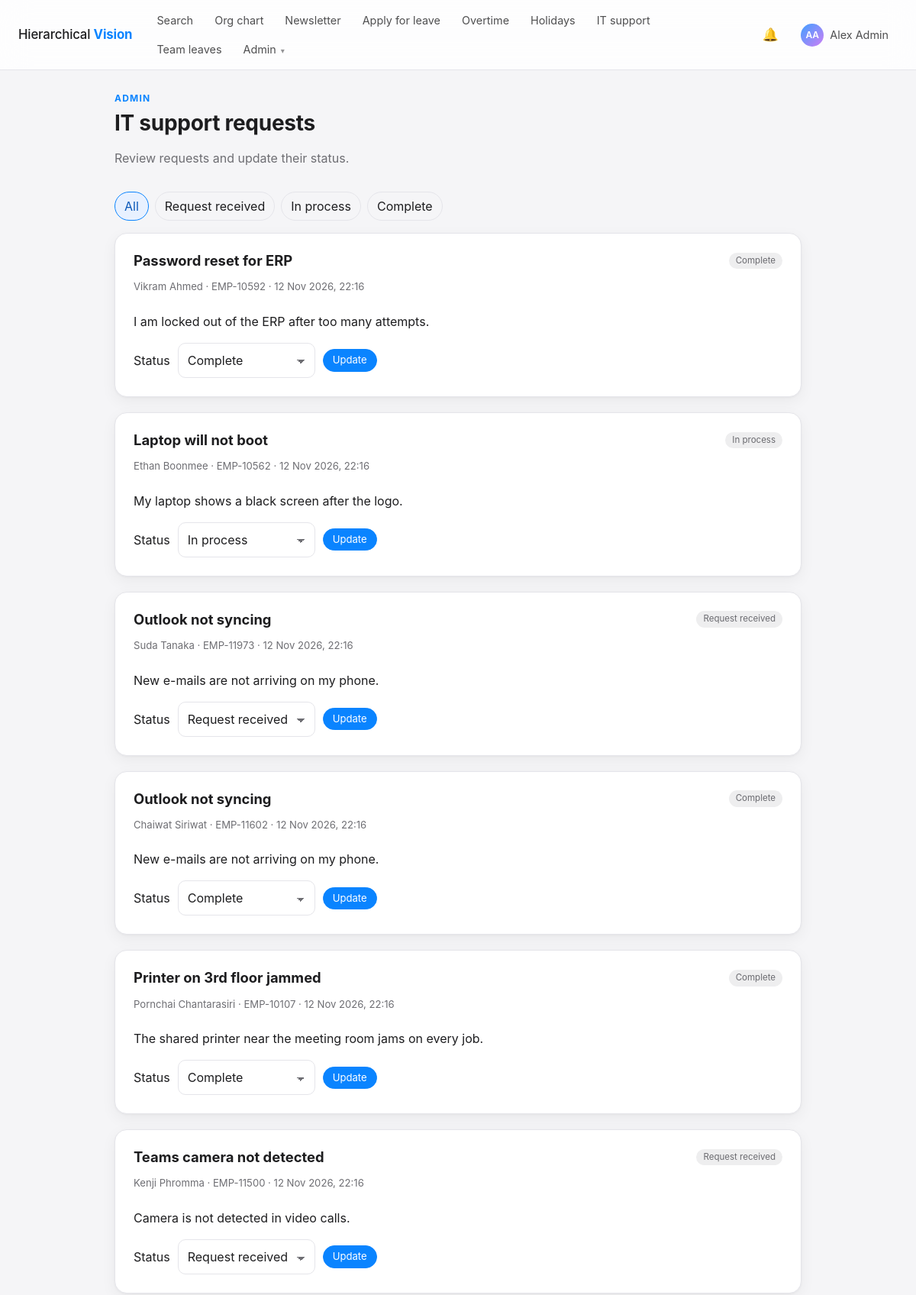
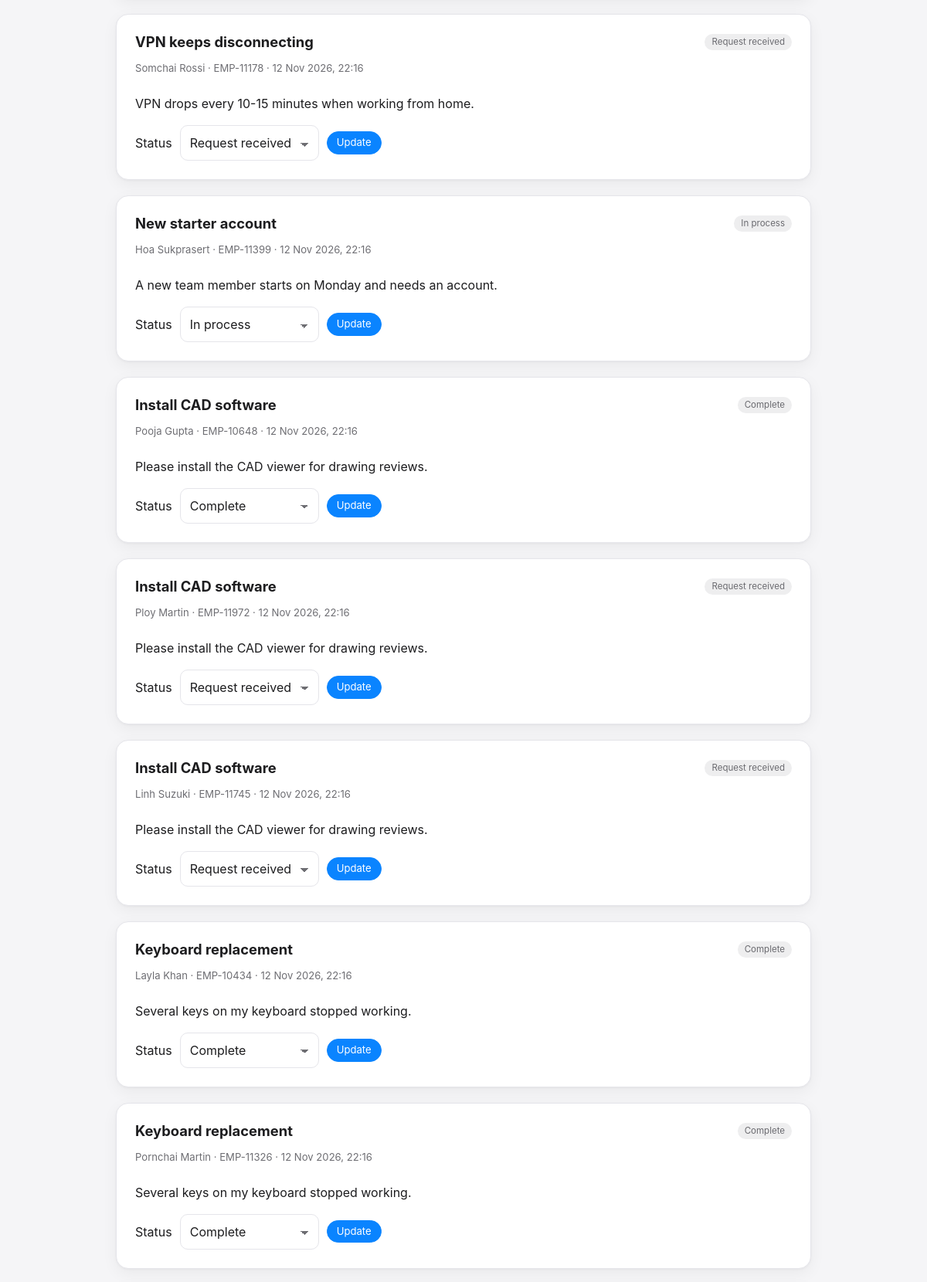
The page /support/inbox/ (signed in, upper part) on the database its author committed (2 pictures, top to bottom).
### accounts/models.py (models this page shows, shortened)
class User(AbstractBaseUser, PermissionsMixin):
    employee_id = models.CharField(
        max_length=30, unique=True, validators=[employee_id_validator], help_text="e.g. EMP-105. Used to sign in."
    )
    email = models.EmailField("email address", unique=True)
    full_name = models.CharField(max_length=150)
    position = models.CharField(max_length=120, blank=True)
    role = models.CharField(max_length=10, choices=Role.choices, default=Role.EMPLOYEE, db_index=True)
    manager = models.ForeignKey(
        "self",
        null=True,
        blank=True,
        on_delete=models.SET_NULL,
        related_name="direct_reports",
        verbose_name="Peer / Reporting manager",
    )
    contact_info = models.CharField("contact information", max_length=255, blank=True)
    description = models.TextField(blank=True)
    profile_picture = models.ImageField(
        upload_to=profile_picture_path, blank=True, null=True, validators=[FileExtensionValidator(IMAGE_EXTENSIONS), validate_image_size, validate_image_dimensions, validate_image_content]
    )
    background_image = models.ImageField(
        upload_to=background_image_path, blank=True, null=True, validators=[FileExtensionValidator(IMAGE_EXTENSIONS), validate_image_size, validate_image_dimensions, validate_image_content]
    )
    newsletter_publisher = models.BooleanField(
        "may publish to the newsletter", default=False,
        help_text="Lets this employee/manager post in the company newsletter (Admins can always post).",
    )
    leave_dashboard = models.CharField(
        "leave & OT dashboard access", max_length=5, choices=DashboardAccess.choices, default=DashboardAccess.NONE,
        blank=True, help_text="Managers only: lets this manager open the daily leave & OT dashboard (set by Admins).",
    )
    is_active = models.BooleanField(default=True)
    is_staff = models.BooleanField(default=False, editable=False)
    date_joined = models.DateTimeField(auto_now_add=True)
    objects = UserManager()
    USERNAME_FIELD = "employee_id"
    EMAIL_FIELD = "email"
    REQUIRED_FIELDS = ["email", "full_name"]
    class Meta:
        ordering = ["full_name"]
    @property
    def initials(self):
        parts = [p for p in self.full_name.split() if p]
        if not parts:
            return self.employee_id[:2].upper()
        return (parts[0][0] + (parts[-1][0] if len(parts) > 1 else "")).upper()
    @property
    def is_admin(self):
        return self.role == Role.ADMIN
    @property
    def can_approve_leaves(self):
        return self.role in (Role.ADMIN, Role.MANAGER)
    @property
    def can_view_leave_dashboard(self):
        return self.is_admin or (self.is_manager_role and self.leave_dashboard in (DashboardAccess.TEAM, DashboardAccess.ALL))

### support/models.py (models this page shows, shortened)
class SupportRequest(models.Model):
    class Status(models.TextChoices):
        RECEIVED = "received", "Request received"
        IN_PROGRESS = "in_progress", "In process"
        COMPLETE = "complete", "Complete"
    requester = models.ForeignKey(settings.AUTH_USER_MODEL, on_delete=models.PROTECT, related_name="support_requests")
    subject = models.CharField(max_length=150)
    description = models.TextField(max_length=5000)
    status = models.CharField(max_length=20, choices=Status.choices, default=Status.RECEIVED, db_index=True)
    created_at = models.DateTimeField(auto_now_add=True)
    updated_at = models.DateTimeField(auto_now=True)
    class Meta:
        ordering = ["-created_at", "-pk"]

### support/views.py (the view)
# urls.py: path("inbox/", views.inbox, name="inbox"),
@login_required
def inbox(request):
    require_admin(request.user)
    status = request.GET.get("status", "")
    tickets = SupportRequest.objects.select_related("requester")
    if status in SupportRequest.Status.values:
        tickets = tickets.filter(status=status)
    page = Paginator(tickets, 15).get_page(request.GET.get("page"))
    return render(request, "support/inbox.html", {"page": page, "extra": f"&status={status}" if status in SupportRequest.Status.values else "", "tickets": page.object_list, "statuses": SupportRequest.Status.choices, "selected_status": status})

### notifications/context_processors.py (called while the page is built)
def unread_notifications(request):
    user = getattr(request, "user", None)
    if user is not None and user.is_authenticated:
        return {"unread_count": Notification.objects.filter(recipient=user, is_read=False).count()}
    return {}

### support/views.py (called while the page is built)
def require_admin(user):
    if not user.is_admin:
        raise PermissionDenied

### templates/support/inbox.html (shortened to what this page needs)
{% extends "base.html" %}
{% block content %}
<div class="support-inbox"><div class="row-between"><div><p class="eyebrow">ADMIN</p><h1>IT support requests</h1><p class="muted">Review requests and update their status.</p></div></div>
<nav class="filter-tabs" aria-label="Filter support requests"><a href="{% url 'support:inbox' %}" {% if not selected_status %}aria-current="page"{% endif %}>All</a>{% for code,label in statuses %}<a href="?status={{ code }}" {% if selected_status == code %}aria-current="page"{% endif %}>{{ label }}</a>{% endfor %}</nav>
{% for ticket in tickets %}<article class="card support-ticket"><div class="row-between"><h2>{{ ticket.subject }}</h2><span class="pill">{{ ticket.get_status_display }}</span></div><p class="muted small">{{ ticket.requester.full_name }} · {{ ticket.requester.employee_id }} · {{ ticket.created_at|date:"d M Y, H:i" }}</p><div class="ticket-body">{{ ticket.description|linebreaksbr }}</div>
<form method="post" action="{% url 'support:update' ticket.pk %}" class="status-form">{% csrf_token %}<label for="status-{{ ticket.pk }}">Status</label><select name="status" id="status-{{ ticket.pk }}">{% for code,label in statuses %}<option value="{{ code }}" {% if ticket.status == code %}selected{% endif %}>{{ label }}</option>{% endfor %}</select><button class="btn btn-primary btn-sm" type="submit">Update</button></form></article>{% empty %}<div class="card empty-state">No requests found.</div>{% endfor %}
{% include "partials/_pager.html" %}</div>
{% endblock %}

### templates/base.html (shortened to what this page needs)
{% load static %}<!DOCTYPE html>
<html lang="en">
<head>
  <link rel="stylesheet" href="{% static 'css/app.css' %}">
</head>
<body class="{% block body_class %}{% endblock %}">
<header class="topbar">
  <a class="brand" href="{% url 'accounts:home' %}">Hierarchical <b>Vision</b></a>
  {% with view=request.resolver_match.view_name %}
  <nav aria-label="Main">
    <a href="{% url 'accounts:home' %}" class="{% if view == 'accounts:home' or view == 'accounts:search' %}active{% endif %}">Search</a>
    <a href="{% url 'accounts:org_chart' %}" class="{% if view == 'accounts:org_chart' %}active{% endif %}">Org chart</a>
    <a href="{% url 'newsletter:list' %}" class="{% if 'newsletter:' in view %}active{% endif %}">Newsletter</a>
    {% if user.is_authenticated %}
    <a href="{% url 'leaves:apply' %}" class="{% if view == 'leaves:apply' %}active{% endif %}">Apply for leave</a>
    <a href="{% url 'leaves:overtime' %}" class="{% if 'leaves:overtime' in view %}active{% endif %}">Overtime</a>
    <a href="{% url 'leaves:holidays' %}" class="{% if view == 'leaves:holidays' %}active{% endif %}">Holidays</a>
    <a href="{% url 'support:create' %}" class="{% if view == 'support:create' %}active{% endif %}">IT support</a>
    {% if user.can_approve_leaves %}<a href="{% url 'leaves:team' %}" class="{% if view == 'leaves:team' %}active{% endif %}">Team leaves</a>{% endif %}
    {% if user.is_admin %}
    <details class="menu">
      <summary>Admin</summary>
    </details>
    {% endif %}
    {% endif %}
  </nav>
  {% endwith %}
  {% if user.is_authenticated %}
  <div class="topbar-right">
    <a class="icon-btn" href="{% url 'notifications:list' %}" title="Notifications" aria-label="Notifications">&#128276;{% if unread_count %}<span class="badge-count">{{ unread_count }}</span>{% endif %}</a>
    <details class="menu">
      <summary class="user-chip">{% include "partials/_avatar.html" with person=user size="sm" %}<span class="name">{{ user.full_name }}</span></summary>
    </details>
  </div>
  {% else %}
  <div class="topbar-right"><a class="btn btn-sm" href="{% url 'accounts:login' %}">Sign in</a></div>
  {% endif %}
</header>
{% block main %}
<main id="main" class="container{% block container_class %}{% endblock %}">
  {% block content %}{% endblock %}
</main>
{% endblock %}
</body>
</html>

### templates/partials/_avatar.html
{% if person.profile_picture %}<img class="avatar {{ size|default:'' }}" src="{{ person.profile_picture.url }}" alt="{{ person.full_name }}">{% else %}<span class="avatar avatar-initials {{ size|default:'' }}">{{ person.initials }}</span>{% endif %}

### rows shown on the page
User: initials "AA", full_name "Alex Admin"
SupportRequest: subject "Password reset for ERP", status "Complete", requester.full_name "Vikram Ahmed", requester.employee_id "EMP-10592", created_at "12 Nov 2026, 22:16", description "I am locked out of the ERP after too many attempts."
SupportRequest: subject "Laptop will not boot", status "In process", requester.full_name "Ethan Boonmee", requester.employee_id "EMP-10562", created_at "12 Nov 2026, 22:16", description "My laptop shows a black screen after the logo."
SupportRequest: subject "Outlook not syncing", status "Request received", requester.full_name "Suda Tanaka", requester.employee_id "EMP-11973", created_at "12 Nov 2026, 22:16", description "New e-mails are not arriving on my phone."
SupportRequest: subject "Outlook not syncing", status "Complete", requester.full_name "Chaiwat Siriwat", requester.employee_id "EMP-11602", created_at "12 Nov 2026, 22:16", description "New e-mails are not arriving on my phone."
SupportRequest: subject "Printer on 3rd floor jammed", status "Complete", requester.full_name "Pornchai Chantarasiri", requester.employee_id "EMP-10107", created_at "12 Nov 2026, 22:16", description "The shared printer near the meeting room jams on every job."
SupportRequest: subject "Teams camera not detected", status "Request received", requester.full_name "Kenji Phromma", requester.employee_id "EMP-11500", created_at "12 Nov 2026, 22:16", description "Camera is not detected in video calls."
SupportRequest: subject "VPN keeps disconnecting", status "Request received", requester.full_name "Somchai Rossi", requester.employee_id "EMP-11178", created_at "12 Nov 2026, 22:16", description "VPN drops every 10-15 minutes when working from home."
SupportRequest: subject "New starter account", status "In process", requester.full_name "Hoa Sukprasert", requester.employee_id "EMP-11399", created_at "12 Nov 2026, 22:16", description "A new team member starts on Monday and needs an account."
SupportRequest: subject "Install CAD software", status "Complete", requester.full_name "Pooja Gupta", requester.employee_id "EMP-10648", created_at "12 Nov 2026, 22:16", description "Please install the CAD viewer for drawing reviews."
SupportRequest: subject "Install CAD software", status "Request received", requester.full_name "Ploy Martin", requester.employee_id "EMP-11972", created_at "12 Nov 2026, 22:16", description "Please install the CAD viewer for drawing reviews."
SupportRequest: subject "Install CAD software", status "Request received", requester.full_name "Linh Suzuki", requester.employee_id "EMP-11745", created_at "12 Nov 2026, 22:16", description "Please install the CAD viewer for drawing reviews."
SupportRequest: subject "Keyboard replacement", status "Complete", requester.full_name "Layla Khan", requester.employee_id "EMP-10434", created_at "12 Nov 2026, 22:16", description "Several keys on my keyboard stopped working."
SupportRequest: subject "Keyboard replacement", status "Complete", requester.full_name "Pornchai Martin", requester.employee_id "EMP-11326", created_at "12 Nov 2026, 22:16", description "Several keys on my keyboard stopped working."

### other values the page prints
{{ label }} "Request received" "In process" "Complete"
